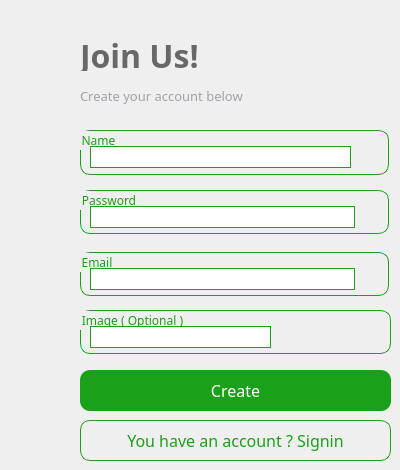
       <widget class="QWidget" name="create">
        <widget class="QLabel" name="Sub_title_2">
         <property name="geometry">
          <rect>
           <x>80</x>
           <y>80</y>
           <width>291</width>
           <height>31</height>
          </rect>
         </property>
         <property name="font">
          <font>
           <family>Lexend Light</family>
           <pointsize>10</pointsize>
          </font>
         </property>
         <property name="cursor">
          <cursorShape>PointingHandCursor</cursorShape>
         </property>
         <property name="layoutDirection">
          <enum>Qt::LeftToRight</enum>
         </property>
         <property name="styleSheet">
          <string notr="true">background-color:transparent;
color: #A2A1A8</string>
         </property>
         <property name="text">
          <string>Create your account below</string>
         </property>
         <property name="alignment">
          <set>Qt::AlignLeading|Qt::AlignLeft|Qt::AlignVCenter</set>
         </property>
        </widget>
        <widget class="QGroupBox" name="user_2">
         <property name="geometry">
          <rect>
           <x>80</x>
           <y>130</y>
           <width>309</width>
           <height>45</height>
          </rect>
         </property>
         <property name="font">
          <font>
           <family>Lexend Light</family>
          </font>
         </property>
         <property name="styleSheet">
          <string notr="true">border-radius:10px;
border-color: rgb(27, 160, 25);
border-width : 1.2px;
border-style:solid;
color: rgb(27, 160, 25);
</string>
         </property>
         <property name="title">
          <string>Name</string>
         </property>
         <property name="alignment">
          <set>Qt::AlignLeading|Qt::AlignLeft|Qt::AlignTop</set>
         </property>
         <property name="flat">
          <bool>false</bool>
         </property>
         <property name="checkable">
          <bool>false</bool>
         </property>
         <widget class="QLineEdit" name="name2">
          <property name="enabled">
           <bool>true</bool>
          </property>
          <property name="geometry">
           <rect>
            <x>10</x>
            <y>16</y>
            <width>261</width>
            <height>22</height>
           </rect>
          </property>
          <property name="styleSheet">
           <string notr="true">border-radius:0px;
border-color: rgb(27, 160, 25);
border-width : 0x;
color:grey;</string>
          </property>
          <property name="text">
           <string/>
          </property>
         </widget>
        </widget>
        <widget class="QGroupBox" name="emaill_field">
         <property name="geometry">
          <rect>
           <x>80</x>
           <y>252</y>
           <width>309</width>
           <height>44</height>
          </rect>
         </property>
         <property name="font">
          <font>
           <family>Lexend Light</family>
          </font>
         </property>
         <property name="styleSheet">
          <string notr="true">border-radius:10px;
border-color: rgb(27, 160, 25);
border-width : 1.2px;
border-style:solid;
color: rgb(27, 160, 25);
</string>
         </property>
         <property name="title">
          <string>Email</string>
         </property>
         <property name="alignment">
          <set>Qt::AlignLeading|Qt::AlignLeft|Qt::AlignTop</set>
         </property>
         <property name="flat">
          <bool>false</bool>
         </property>
         <property name="checkable">
          <bool>false</bool>
         </property>
         <widget class="QLineEdit" name="email">
          <property name="geometry">
           <rect>
            <x>10</x>
            <y>16</y>
            <width>265</width>
            <height>22</height>
           </rect>
          </property>
          <property name="styleSheet">
           <string notr="true">border-radius:0px;
border-color: rgb(27, 160, 25);
border-width : 0x;
color:grey;</string>
          </property>
          <property name="text">
           <string/>
          </property>
          <property name="echoMode">
           <enum>QLineEdit::Normal</enum>
          </property>
         </widget>
        </widget>
        <widget class="QPushButton" name="proceed_btn">
         <property name="geometry">
          <rect>
           <x>80</x>
           <y>370</y>
           <width>311</width>
           <height>41</height>
          </rect>
         </property>
         <property name="font">
          <font>
           <family>Lexend Light</family>
           <pointsize>12</pointsize>
           <bold>false</bold>
           <strikeout>false</strikeout>
          </font>
         </property>
         <property name="cursor">
          <cursorShape>PointingHandCursor</cursorShape>
         </property>
         <property name="styleSheet">
          <string notr="true">background-color: rgb(27, 160, 25);
color: rgb(255, 255, 255);
border-radius:10px;</string>
         </property>
         <property name="text">
          <string>Create</string>
         </property>
         <property name="checkable">
          <bool>false</bool>
         </property>
         <property name="autoRepeat">
          <bool>false</bool>
         </property>
         <property name="autoDefault">
          <bool>false</bool>
         </property>
         <property name="default">
          <bool>false</bool>
         </property>
         <property name="flat">
          <bool>false</bool>
         </property>
        </widget>
        <widget class="QPushButton" name="SignIn_btn">
         <property name="geometry">
          <rect>
           <x>80</x>
           <y>420</y>
           <width>311</width>
           <height>41</height>
          </rect>
         </property>
         <property name="font">
          <font>
           <family>Lexend Light</family>
           <pointsize>12</pointsize>
           <bold>false</bold>
           <strikeout>false</strikeout>
          </font>
         </property>
         <property name="cursor">
          <cursorShape>PointingHandCursor</cursorShape>
         </property>
         <property name="styleSheet">
          <string notr="true">border-color: rgb(27, 160, 25);
color: rgb(27, 160, 25);
border-radius:10px;
border-width : 1.2px;
border-style:solid;</string>
         </property>
         <property name="text">
          <string>You have an account ? Signin</string>
         </property>
         <property name="checkable">
          <bool>false</bool>
         </property>
         <property name="autoRepeat">
          <bool>false</bool>
         </property>
         <property name="autoDefault">
          <bool>false</bool>
         </property>
         <property name="default">
          <bool>false</bool>
         </property>
         <property name="flat">
          <bool>false</bool>
         </property>
        </widget>
        <widget class="QGroupBox" name="Password_2">
         <property name="geometry">
          <rect>
           <x>80</x>
           <y>190</y>
           <width>309</width>
           <height>44</height>
          </rect>
         </property>
         <property name="font">
          <font>
           <family>Lexend Light</family>
          </font>
         </property>
         <property name="styleSheet">
          <string notr="true">border-radius:10px;
border-color: rgb(27, 160, 25);
border-width : 1.2px;
border-style:solid;
color: rgb(27, 160, 25);
</string>
         </property>
         <property name="title">
          <string>Password</string>
         </property>
         <property name="alignment">
          <set>Qt::AlignLeading|Qt::AlignLeft|Qt::AlignTop</set>
         </property>
         <property name="flat">
          <bool>false</bool>
         </property>
         <property name="checkable">
          <bool>false</bool>
         </property>
         <widget class="QLineEdit" name="password2">
          <property name="geometry">
           <rect>
            <x>10</x>
            <y>16</y>
            <width>265</width>
            <height>22</height>
           </rect>
          </property>
          <property name="styleSheet">
           <string notr="true">border-radius:0px;
border-color: rgb(27, 160, 25);
border-width : 0x;
color:grey;</string>
          </property>
          <property name="text">
           <string/>
          </property>
          <property name="echoMode">
           <enum>QLineEdit::Password</enum>
          </property>
         </widget>
        </widget>
        <widget class="QLabel" name="Title_2">
         <property name="geometry">
          <rect>
           <x>80</x>
           <y>40</y>
           <width>311</width>
           <height>31</height>
          </rect>
         </property>
         <property name="font">
          <font>
           <family>Lexend</family>
           <pointsize>24</pointsize>
           <bold>true</bold>
          </font>
         </property>
         <property name="styleSheet">
          <string notr="true">color: rgb(104, 104, 104);</string>
         </property>
         <property name="text">
          <string>Join Us!</string>
         </property>
        </widget>
        <widget class="QGroupBox" name="img_field">
         <property name="geometry">
          <rect>
           <x>80</x>
           <y>310</y>
           <width>311</width>
           <height>44</height>
          </rect>
         </property>
         <property name="font">
          <font>
           <family>Lexend Light</family>
          </font>
         </property>
         <property name="styleSheet">
          <string notr="true">border-radius:10px;
border-color: rgb(27, 160, 25);
border-width : 1.2px;
border-style:solid;
color: rgb(27, 160, 25);
</string>
         </property>
         <property name="title">
          <string>Image ( Optional )</string>
         </property>
         <property name="alignment">
          <set>Qt::AlignLeading|Qt::AlignLeft|Qt::AlignTop</set>
         </property>
         <property name="flat">
          <bool>false</bool>
         </property>
         <property name="checkable">
          <bool>false</bool>
         </property>
         <widget class="QLineEdit" name="img_name">
          <property name="geometry">
           <rect>
            <x>10</x>
            <y>16</y>
            <width>181</width>
            <height>22</height>
           </rect>
          </property>
          <property name="styleSheet">
           <string notr="true">border-radius:0px;
border-color: rgb(27, 160, 25);
border-width : 0x;
color:grey;</string>
          </property>
          <property name="text">
           <string/>
          </property>
          <property name="echoMode">
           <enum>QLineEdit::Normal</enum>
          </property>
         </widget>
        </widget>
        <widget class="QPushButton" name="face">
         <property name="geometry">
          <rect>
           <x>80</x>
           <y>310</y>
           <width>311</width>
           <height>41</height>
          </rect>
         </property>
         <property name="font">
          <font>
           <family>Lexend Light</family>
           <pointsize>12</pointsize>
           <bold>false</bold>
           <strikeout>false</strikeout>
          </font>
         </property>
         <property name="cursor">
          <cursorShape>PointingHandCursor</cursorShape>
         </property>
         <property name="styleSheet">
          <string notr="true">border-color:transparent;
border-radius:10px;
border-width : 1.2px;
border-style:solid;
background-color:transparent;</string>
         </property>
         <property name="text">
          <string/>
         </property>
         <property name="checkable">
          <bool>false</bool>
         </property>
         <property name="autoRepeat">
          <bool>false</bool>
         </property>
         <property name="autoDefault">
          <bool>false</bool>
         </property>
         <property name="default">
          <bool>false</bool>
         </property>
         <property name="flat">
          <bool>false</bool>
         </property>
        </widget>
       </widget>
